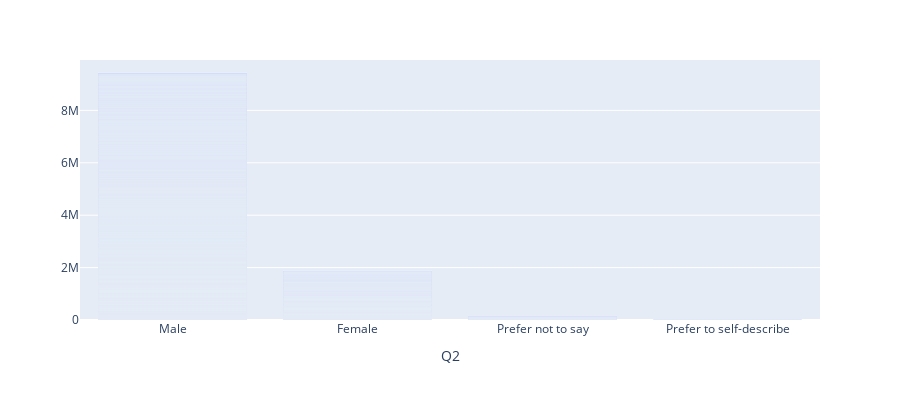

Here is the notebook cell this chart was saved with:
### Code cell
#data = india.copy()
import plotly.graph_objects as go

gig = go.Figure(data=[
    go.Bar(x=india["Q3"]),
    go.Bar(x=usa["Q3"], c),
])

#fig = px.bar(india,x="Q2",
#            color="Q2",
#            height=400)
fig.show()

### Figure 1 — Plotly figure (JSON) as saved in the notebook; plotly's stock layout.template omitted (floating-point values rounded to 4 significant figures; data arrays with more than 128 entries replaced by an {"elided": "..."} marker saying what was removed)
{"data": [{"alignmentgroup": "True", "hoverlabel": {"namelength": 0}, "hovertemplate": "Q2=%{x}", "legendgroup": "", "marker": {"color": "#636efa"}, "name": "", "offsetgroup": "", "orientation": "v", "showlegend": false, "textposition": "auto", "type": "bar", "x": {"elided": "4786 str values"}, "xaxis": "x", "yaxis": "y"}], "layout": {"barmode": "relative", "height": 400, "legend": {"tracegroupgap": 0}, "margin": {"t": 60}, "xaxis": {"anchor": "y", "domain": [0, 1], "title": {"text": "Q2"}}, "yaxis": {"anchor": "x", "domain": [0, 1]}}}
